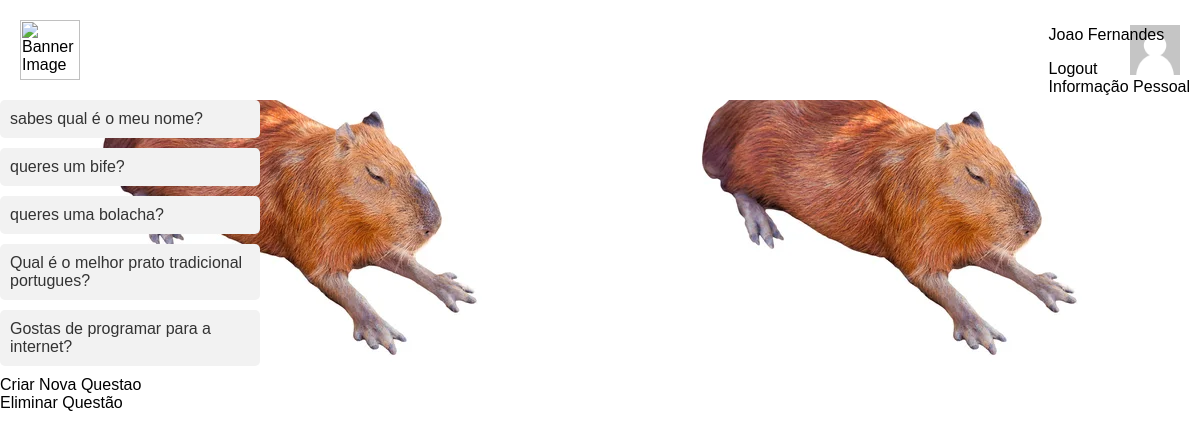
/ (signed in), run on the app's committed database.
### votacao/models.py (models this page shows, shortened)
class Questao(models.Model):
        questao_texto =  models.CharField(max_length=200)
        pub_data = models.DateTimeField('data depublicacao')

### votacao/views.py (the view)
# urls.py: path("", views.index, name='index'),
def index(request):
    latest_question_list = Questao.objects.order_by('-pub_data')[:5]
    context = {
        'latest_question_list': latest_question_list,
    }
    return render(request, 'votacao/index.html', context)

### votacao/templates/votacao/index.html (shortened to what this page needs)
<head>
    {% load static %}
    <link rel="stylesheet" type="text/css" href="{% static 'votacao/css/mystyle.css' %}">
</head>
<header>
    {% load static %}
    <div class="banner">
      <img src="https://conhecimentoinovacao.iscte-iul.pt/wp-content/uploads/2021/02/rgb_iscte_pt_horizontal_positive.png" alt="Banner Image">
    </div>
    {% block logina %}
    <div class="username">
      {% if not request.user.is_authenticated %}
        <div style="position:fixed; top:10px; right:10px">
            <a href="{% url 'votacao:registo' %}">
                Registar
            </a>
            <br/>
            <a href="{% url 'votacao:loginpage' %}">
                Login
            </a>
        </div>
    {% else %}
        <div style="position:fixed; top:10px; right:10px">
            <p style="display:inline-block"> {{ user.get_username }}</p>
            <br/>
            <a href="{% url 'votacao:logoutview' %}">
                Logout
            </a>
             <br/>
             <a href="{% url 'votacao:personal' %}">
                Informação Pessoal
            </a>
        </div>
        <div>
            {% if request.user.aluno.image %}
                <img src="{{request.user.aluno.image }}" height="50">
            {% else %}
                <img src="{% static 'votacao/images/user.png' %}" height="50">
            {% endif %}
        </div>
    {% endif %}
    </div>
    {% endblock %}
</header>
{% block conteudo %}
{% if latest_question_list %}
<ul class="question-list">
 {% for questao in latest_question_list %}
     <li>
         <a href="{% url 'votacao:detalhe' questao.id %}">
             {{ questao.questao_texto }}
         </a>
    </li>
 {% endfor %}
</ul>
     <a href="{% url 'votacao:creator' %}">
        Criar Nova Questao
    </a>
    <a href="{% url 'votacao:eliminarquestao' %}">
        Eliminar Questão
    </a>
{% else %}
    <p>Nao ha questoes disponiveis.</p>
{% endif %}
{% endblock %}

### votacao/static/votacao/css/mystyle.css (style rules this page uses)
header { display: flex; justify-content: space-between; align-items: center; padding: 20px; background-color: #FFF; box-shadow: 0px 5px 10px rgba(255, 255, 255, 0.1); }
.banner img { height: 60px; }
ul { list-style-type: none; margin: 20px 0; padding: 0; }
li { margin-bottom: 10px; }
a { color: rgb(0, 0, 0); text-decoration: none; }
.question-list { list-style: none; padding: 0; margin: 0; }
.question-list li { margin-bottom: 10px; }
.question-list a { display: block; padding: 10px; background-color: #f2f2f2; color: #333; text-decoration: none; border-radius: 5px; transition: background-color 0.2s ease; max-width: 20%; }

### data on the page
Questao: questao_texto "sabes qual é o meu nome?"
Questao: questao_texto "queres um bife?"
Questao: questao_texto "queres uma bolacha?"
Questao: questao_texto "Qual é o melhor prato tradicional portugues?"
Questao: questao_texto "Gostas de programar para a internet?"

### other printed values
{{ user.get_username }} "Joao Fernandes"
